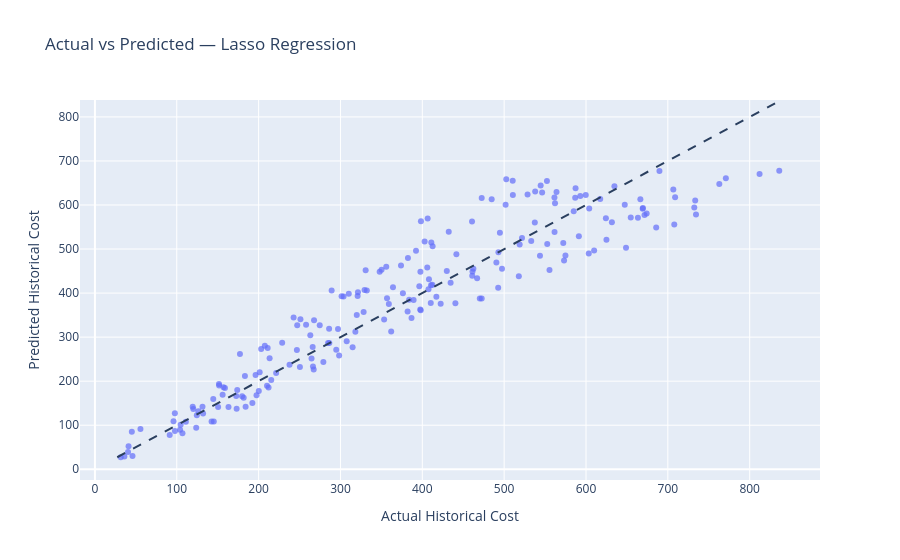
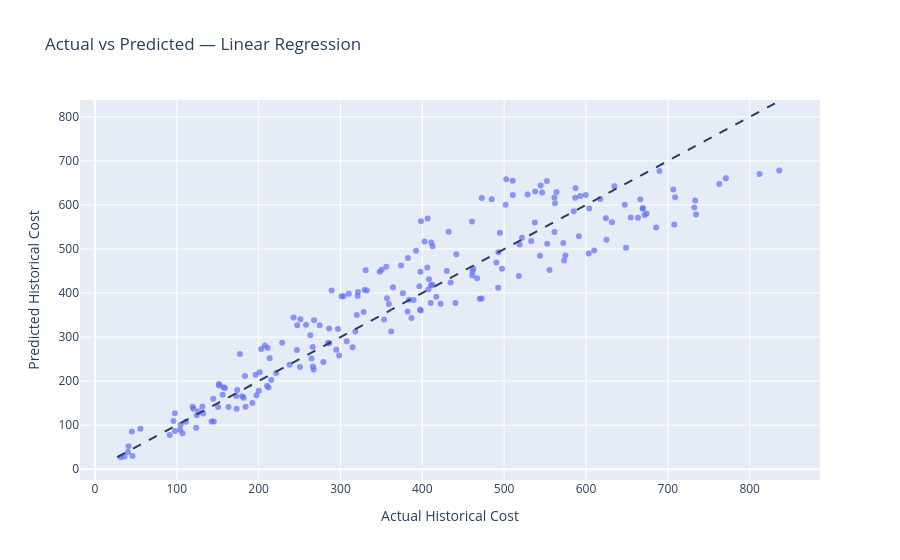
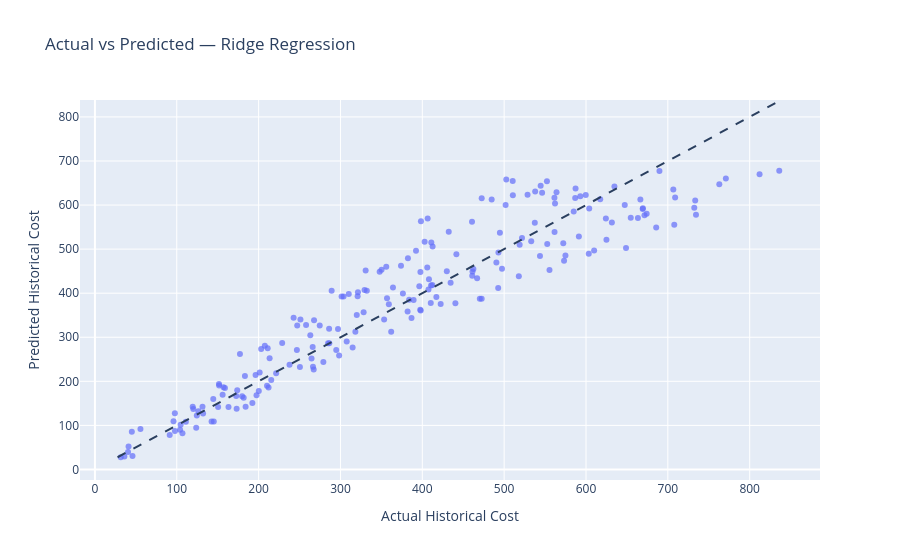
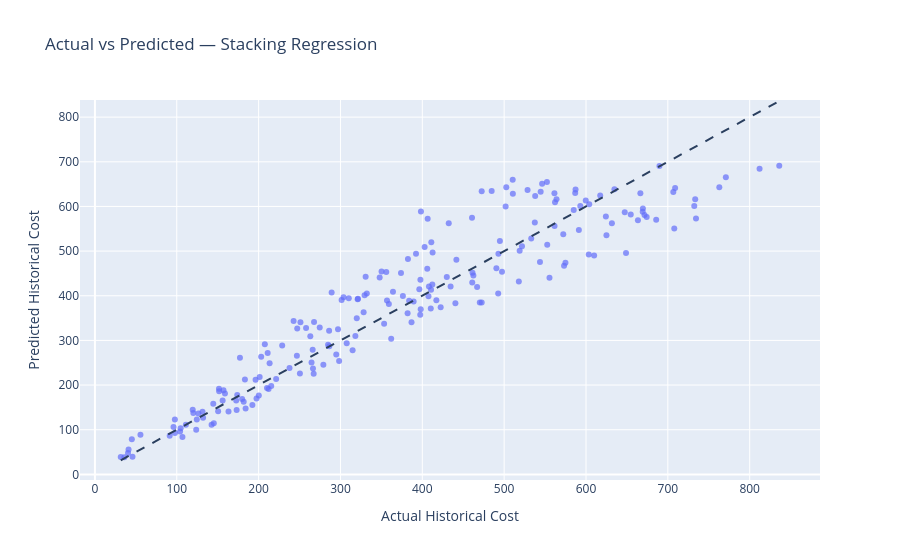

The code cell stored with these charts, in order, in its notebook:
### Markdown cell above
#### 5.9 Actual vs Predicted Analysis

The relationship between actual and predicted historical ride costs was examined for the selected models.

An actual-versus-predicted plot provides a visual assessment of prediction accuracy, where predictions closer to the 45-degree reference line indicate closer agreement between predicted and observed ride costs.

### Code cell
# Plotting actual vs predicted values

for model_name in selected_models:

    fig = px.scatter(
        x=y_test,
        y=test_predictions[model_name],
        title=f"Actual vs Predicted — {model_name.replace('_', ' ').title()}",
        labels={
            'x': 'Actual Historical Cost',
            'y': 'Predicted Historical Cost'
        },
        opacity=0.7
    )

    min_value = min(y_test.min(), test_predictions[model_name].min())
    max_value = max(y_test.max(), test_predictions[model_name].max())

    fig.add_shape(
        type='line',
        x0=min_value,
        y0=min_value,
        x1=max_value,
        y1=max_value,
        line=dict(
            dash='dash'
        )
    )

    fig.show()

### Figure 1 — Plotly figure (JSON) as saved in the notebook; plotly's stock layout.template omitted (floating-point values rounded to 4 significant figures; data arrays with more than 128 entries replaced by an {"elided": "..."} marker saying what was removed)
{"data": [{"hovertemplate": "Actual Historical Cost=%{x}<br>Predicted Historical Cost=%{y}<extra></extra>", "legendgroup": "", "marker": {"color": "#636efa", "opacity": 0.7, "symbol": "circle"}, "mode": "markers", "name": "", "orientation": "v", "showlegend": false, "type": "scatter", "x": {"elided": "200 float values"}, "xaxis": "x", "y": {"elided": "200 float values"}, "yaxis": "y"}], "layout": {"legend": {"tracegroupgap": 0}, "shapes": [{"line": {"dash": "dash"}, "type": "line", "x0": 27.28, "x1": 836.1, "y0": 27.28, "y1": 836.1}], "title": {"text": "Actual vs Predicted — Lasso Regression"}, "xaxis": {"anchor": "y", "domain": [0, 1], "title": {"text": "Actual Historical Cost"}}, "yaxis": {"anchor": "x", "domain": [0, 1], "title": {"text": "Predicted Historical Cost"}}}}

### Figure 2 — Plotly figure (JSON) as saved in the notebook; plotly's stock layout.template omitted (floating-point values rounded to 4 significant figures; data arrays with more than 128 entries replaced by an {"elided": "..."} marker saying what was removed)
{"data": [{"hovertemplate": "Actual Historical Cost=%{x}<br>Predicted Historical Cost=%{y}<extra></extra>", "legendgroup": "", "marker": {"color": "#636efa", "opacity": 0.7, "symbol": "circle"}, "mode": "markers", "name": "", "orientation": "v", "showlegend": false, "type": "scatter", "x": {"elided": "200 float values"}, "xaxis": "x", "y": {"elided": "200 float values"}, "yaxis": "y"}], "layout": {"legend": {"tracegroupgap": 0}, "shapes": [{"line": {"dash": "dash"}, "type": "line", "x0": 27.18, "x1": 836.1, "y0": 27.18, "y1": 836.1}], "title": {"text": "Actual vs Predicted — Linear Regression"}, "xaxis": {"anchor": "y", "domain": [0, 1], "title": {"text": "Actual Historical Cost"}}, "yaxis": {"anchor": "x", "domain": [0, 1], "title": {"text": "Predicted Historical Cost"}}}}

### Figure 3 — Plotly figure (JSON) as saved in the notebook; plotly's stock layout.template omitted (floating-point values rounded to 4 significant figures; data arrays with more than 128 entries replaced by an {"elided": "..."} marker saying what was removed)
{"data": [{"hovertemplate": "Actual Historical Cost=%{x}<br>Predicted Historical Cost=%{y}<extra></extra>", "legendgroup": "", "marker": {"color": "#636efa", "opacity": 0.7, "symbol": "circle"}, "mode": "markers", "name": "", "orientation": "v", "showlegend": false, "type": "scatter", "x": {"elided": "200 float values"}, "xaxis": "x", "y": {"elided": "200 float values"}, "yaxis": "y"}], "layout": {"legend": {"tracegroupgap": 0}, "shapes": [{"line": {"dash": "dash"}, "type": "line", "x0": 27.7, "x1": 836.1, "y0": 27.7, "y1": 836.1}], "title": {"text": "Actual vs Predicted — Ridge Regression"}, "xaxis": {"anchor": "y", "domain": [0, 1], "title": {"text": "Actual Historical Cost"}}, "yaxis": {"anchor": "x", "domain": [0, 1], "title": {"text": "Predicted Historical Cost"}}}}

### Figure 4 — Plotly figure (JSON) as saved in the notebook; plotly's stock layout.template omitted (floating-point values rounded to 4 significant figures; data arrays with more than 128 entries replaced by an {"elided": "..."} marker saying what was removed)
{"data": [{"hovertemplate": "Actual Historical Cost=%{x}<br>Predicted Historical Cost=%{y}<extra></extra>", "legendgroup": "", "marker": {"color": "#636efa", "opacity": 0.7, "symbol": "circle"}, "mode": "markers", "name": "", "orientation": "v", "showlegend": false, "type": "scatter", "x": {"elided": "200 float values"}, "xaxis": "x", "y": {"elided": "200 float values"}, "yaxis": "y"}], "layout": {"legend": {"tracegroupgap": 0}, "shapes": [{"line": {"dash": "dash"}, "type": "line", "x0": 31.57, "x1": 836.1, "y0": 31.57, "y1": 836.1}], "title": {"text": "Actual vs Predicted — Stacking Regression"}, "xaxis": {"anchor": "y", "domain": [0, 1], "title": {"text": "Actual Historical Cost"}}, "yaxis": {"anchor": "x", "domain": [0, 1], "title": {"text": "Predicted Historical Cost"}}}}
